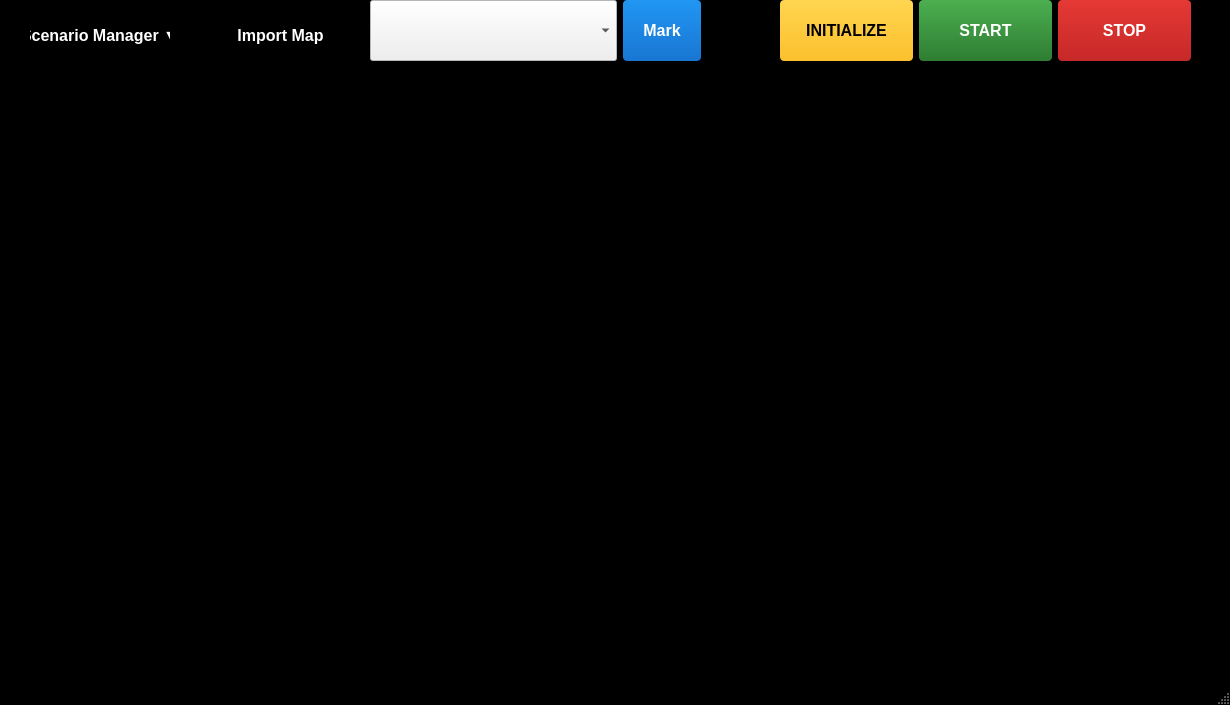
<?xml version="1.0" encoding="UTF-8"?>
<ui version="4.0">
 <class>CVistarPlanner</class>
 <widget class="QMainWindow" name="CVistarPlanner">
  <property name="geometry">
   <rect>
    <x>0</x>
    <y>0</y>
    <width>1230</width>
    <height>705</height>
   </rect>
  </property>
  <property name="palette">
   <palette>
    <active>
     <colorrole role="Base">
      <brush brushstyle="SolidPattern">
       <color alpha="255">
        <red>0</red>
        <green>0</green>
        <blue>0</blue>
       </color>
      </brush>
     </colorrole>
     <colorrole role="Window">
      <brush brushstyle="SolidPattern">
       <color alpha="255">
        <red>0</red>
        <green>0</green>
        <blue>0</blue>
       </color>
      </brush>
     </colorrole>
    </active>
    <inactive>
     <colorrole role="Base">
      <brush brushstyle="SolidPattern">
       <color alpha="255">
        <red>0</red>
        <green>0</green>
        <blue>0</blue>
       </color>
      </brush>
     </colorrole>
     <colorrole role="Window">
      <brush brushstyle="SolidPattern">
       <color alpha="255">
        <red>0</red>
        <green>0</green>
        <blue>0</blue>
       </color>
      </brush>
     </colorrole>
    </inactive>
    <disabled>
     <colorrole role="Base">
      <brush brushstyle="SolidPattern">
       <color alpha="255">
        <red>0</red>
        <green>0</green>
        <blue>0</blue>
       </color>
      </brush>
     </colorrole>
     <colorrole role="Window">
      <brush brushstyle="SolidPattern">
       <color alpha="255">
        <red>0</red>
        <green>0</green>
        <blue>0</blue>
       </color>
      </brush>
     </colorrole>
    </disabled>
   </palette>
  </property>
  <property name="windowTitle">
   <string>CVistarPlanner</string>
  </property>
  <widget class="QWidget" name="centralwidget">
   <layout class="QGridLayout" name="gridLayout">
    <property name="leftMargin">
     <number>0</number>
    </property>
    <property name="topMargin">
     <number>0</number>
    </property>
    <property name="rightMargin">
     <number>0</number>
    </property>
    <property name="bottomMargin">
     <number>0</number>
    </property>
    <property name="spacing">
     <number>0</number>
    </property>
    <item row="0" column="0">
     <widget class="CMapCanvas" name="mapCanvas" native="true">
      <property name="palette">
       <palette>
        <active>
         <colorrole role="Base">
          <brush brushstyle="SolidPattern">
           <color alpha="255">
            <red>0</red>
            <green>0</green>
            <blue>0</blue>
           </color>
          </brush>
         </colorrole>
         <colorrole role="Window">
          <brush brushstyle="SolidPattern">
           <color alpha="255">
            <red>0</red>
            <green>0</green>
            <blue>0</blue>
           </color>
          </brush>
         </colorrole>
        </active>
        <inactive>
         <colorrole role="Base">
          <brush brushstyle="SolidPattern">
           <color alpha="255">
            <red>0</red>
            <green>0</green>
            <blue>0</blue>
           </color>
          </brush>
         </colorrole>
         <colorrole role="Window">
          <brush brushstyle="SolidPattern">
           <color alpha="255">
            <red>0</red>
            <green>0</green>
            <blue>0</blue>
           </color>
          </brush>
         </colorrole>
        </inactive>
        <disabled>
         <colorrole role="Base">
          <brush brushstyle="SolidPattern">
           <color alpha="255">
            <red>0</red>
            <green>0</green>
            <blue>0</blue>
           </color>
          </brush>
         </colorrole>
         <colorrole role="Window">
          <brush brushstyle="SolidPattern">
           <color alpha="255">
            <red>0</red>
            <green>0</green>
            <blue>0</blue>
           </color>
          </brush>
         </colorrole>
        </disabled>
       </palette>
      </property>
      <widget class="QWidget" name="widget" native="true">
       <property name="geometry">
        <rect>
         <x>370</x>
         <y>0</y>
         <width>331</width>
         <height>61</height>
        </rect>
       </property>
       <property name="autoFillBackground">
        <bool>false</bool>
       </property>
       <layout class="QGridLayout" name="gridLayout_2">
        <item row="0" column="1">
         <widget class="QComboBox" name="comboBox_ObjectSelection">
          <property name="sizePolicy">
           <sizepolicy hsizetype="Expanding" vsizetype="Expanding">
            <horstretch>1</horstretch>
            <verstretch>0</verstretch>
           </sizepolicy>
          </property>
          <property name="minimumSize">
           <size>
            <width>0</width>
            <height>0</height>
           </size>
          </property>
          <property name="palette">
           <palette>
            <active>
             <colorrole role="Base">
              <brush brushstyle="SolidPattern">
               <color alpha="255">
                <red>255</red>
                <green>255</green>
                <blue>255</blue>
               </color>
              </brush>
             </colorrole>
             <colorrole role="Window">
              <brush brushstyle="SolidPattern">
               <color alpha="255">
                <red>255</red>
                <green>255</green>
                <blue>255</blue>
               </color>
              </brush>
             </colorrole>
            </active>
            <inactive>
             <colorrole role="Base">
              <brush brushstyle="SolidPattern">
               <color alpha="255">
                <red>255</red>
                <green>255</green>
                <blue>255</blue>
               </color>
              </brush>
             </colorrole>
             <colorrole role="Window">
              <brush brushstyle="SolidPattern">
               <color alpha="255">
                <red>255</red>
                <green>255</green>
                <blue>255</blue>
               </color>
              </brush>
             </colorrole>
            </inactive>
            <disabled>
             <colorrole role="Base">
              <brush brushstyle="SolidPattern">
               <color alpha="255">
                <red>255</red>
                <green>255</green>
                <blue>255</blue>
               </color>
              </brush>
             </colorrole>
             <colorrole role="Window">
              <brush brushstyle="SolidPattern">
               <color alpha="255">
                <red>255</red>
                <green>255</green>
                <blue>255</blue>
               </color>
              </brush>
             </colorrole>
            </disabled>
           </palette>
          </property>
          <property name="font">
           <font>
            <pointsize>12</pointsize>
            <bold>true</bold>
           </font>
          </property>
          <property name="autoFillBackground">
           <bool>false</bool>
          </property>
          <property name="styleSheet">
           <string notr="true">QPushButton {background-color:rgb(0,0,255)};</string>
          </property>
          <item>
           <property name="text">
            <string/>
           </property>
          </item>
          <item>
           <property name="text">
            <string>DRONE</string>
           </property>
          </item>
          <item>
           <property name="text">
            <string>DRONE_SWARM</string>
           </property>
          </item>
          <item>
           <property name="text">
            <string>FIGHTER</string>
           </property>
          </item>
          <item>
           <property name="text">
            <string>UAV</string>
           </property>
          </item>
          <item>
           <property name="text">
            <string>RADAR</string>
           </property>
          </item>
          <item>
           <property name="text">
            <string>LAUNCHER</string>
           </property>
          </item>
          <item>
           <property name="text">
            <string>MISSILE</string>
           </property>
          </item>
          <item>
           <property name="text">
            <string>ROUTE</string>
           </property>
          </item>
         </widget>
        </item>
        <item row="0" column="2">
         <widget class="QPushButton" name="pushButton_Mark">
          <property name="sizePolicy">
           <sizepolicy hsizetype="Minimum" vsizetype="Expanding">
            <horstretch>0</horstretch>
            <verstretch>0</verstretch>
           </sizepolicy>
          </property>
          <property name="font">
           <font>
            <pointsize>12</pointsize>
            <bold>true</bold>
           </font>
          </property>
          <property name="autoFillBackground">
           <bool>false</bool>
          </property>
          <property name="styleSheet">
           <string notr="true">QPushButton {background-color: qlineargradient(x1:0, y1:0, x2:0, y2:1, stop:0 #2196F3, stop:1 #1976D2); border: none;color: white; padding: 10px 20px;border-radius: 4px;}
    QPushButton:hover {background-color: qlineargradient(x1:0, y1:0, x2:0, y2:1, stop:0 #42A5F5, stop:1 #1E88E5);}
 QPushButton:pressed {background-color: #1565C0;}</string>
          </property>
          <property name="text">
           <string>Mark</string>
          </property>
         </widget>
        </item>
       </layout>
      </widget>
      <widget class="QWidget" name="widget_2" native="true">
       <property name="geometry">
        <rect>
         <x>780</x>
         <y>0</y>
         <width>411</width>
         <height>61</height>
        </rect>
       </property>
       <layout class="QGridLayout" name="gridLayout_3">
        <item row="0" column="0">
         <widget class="QPushButton" name="pushButton_Initialize">
          <property name="sizePolicy">
           <sizepolicy hsizetype="Minimum" vsizetype="Expanding">
            <horstretch>0</horstretch>
            <verstretch>0</verstretch>
           </sizepolicy>
          </property>
          <property name="font">
           <font>
            <pointsize>12</pointsize>
            <bold>true</bold>
           </font>
          </property>
          <property name="autoFillBackground">
           <bool>false</bool>
          </property>
          <property name="styleSheet">
           <string notr="true">QPushButton {background-color: qlineargradient(x1:0, y1:0, x2:0, y2:1, stop:0 #FFD54F, stop:1 #FBC02D); border: none;color: white; padding: 10px 20px;border-radius: 4px;color:black;}
    QPushButton:hover {background-color: qlineargradient(x1:0, y1:0, x2:0, y2:1, stop:0 #FFE082, stop:1 #FDD835);}
 QPushButton:pressed {background-color: #F9A825;}</string>
          </property>
          <property name="text">
           <string>INITIALIZE</string>
          </property>
         </widget>
        </item>
        <item row="0" column="1">
         <widget class="QPushButton" name="pushButton_Start">
          <property name="sizePolicy">
           <sizepolicy hsizetype="Minimum" vsizetype="Expanding">
            <horstretch>0</horstretch>
            <verstretch>0</verstretch>
           </sizepolicy>
          </property>
          <property name="font">
           <font>
            <pointsize>12</pointsize>
            <bold>true</bold>
           </font>
          </property>
          <property name="autoFillBackground">
           <bool>false</bool>
          </property>
          <property name="styleSheet">
           <string notr="true">QPushButton {background-color: qlineargradient(x1:0, y1:0, x2:0, y2:1, stop:0 #4CAF50, stop:1 #2E7D32); border: none;color: white; padding: 10px 20px;border-radius: 4px;}
    QPushButton:hover {background-color: qlineargradient(x1:0, y1:0, x2:0, y2:1, stop:0 #66BB6A, stop:1 #388E3C);}
 QPushButton:pressed {background-color: #1B5E20;}</string>
          </property>
          <property name="text">
           <string>START</string>
          </property>
         </widget>
        </item>
        <item row="0" column="2">
         <widget class="QPushButton" name="pushButton_Stop">
          <property name="sizePolicy">
           <sizepolicy hsizetype="Minimum" vsizetype="Expanding">
            <horstretch>0</horstretch>
            <verstretch>0</verstretch>
           </sizepolicy>
          </property>
          <property name="font">
           <font>
            <pointsize>12</pointsize>
            <bold>true</bold>
           </font>
          </property>
          <property name="autoFillBackground">
           <bool>false</bool>
          </property>
          <property name="styleSheet">
           <string notr="true">QPushButton {background-color: qlineargradient(x1:0, y1:0, x2:0, y2:1, stop:0 #E53935, stop:1 #C62828); border: none;color: white; padding: 10px 20px;border-radius: 4px;}
    QPushButton:hover {background-color: qlineargradient(x1:0, y1:0, x2:0, y2:1, stop:0 #EF5350, stop:1 #D32F2F);}
 QPushButton:pressed {background-color: #C62828;}</string>
          </property>
          <property name="text">
           <string>STOP</string>
          </property>
         </widget>
        </item>
       </layout>
      </widget>
      <widget class="QPushButton" name="pushButton_ImportMaps">
       <property name="geometry">
        <rect>
         <x>200</x>
         <y>10</y>
         <width>161</width>
         <height>51</height>
        </rect>
       </property>
       <property name="sizePolicy">
        <sizepolicy hsizetype="Expanding" vsizetype="Expanding">
         <horstretch>0</horstretch>
         <verstretch>0</verstretch>
        </sizepolicy>
       </property>
       <property name="font">
        <font>
         <pointsize>12</pointsize>
         <bold>true</bold>
        </font>
       </property>
       <property name="autoFillBackground">
        <bool>false</bool>
       </property>
       <property name="styleSheet">
        <string notr="true">QPushButton {
    background-color: qlineargradient(x1:0, y1:0, x2:0, y2:1,
                                      stop:0 #9C27B0,
                                      stop:1 #7B1FA2);
    border: none;
    color: white;
    padding: 10px 20px;
    border-radius: 8px;
}

QPushButton:hover {
    background-color: qlineargradient(x1:0, y1:0, x2:0, y2:1,
                                      stop:0 #AB47BC,
                                      stop:1 #8E24AA);
}

QPushButton:pressed {
    background-color: #6A1B9A;
}</string>
       </property>
       <property name="text">
        <string>Import Map</string>
       </property>
      </widget>
      <widget class="QPushButton" name="pushButton_ScenarioManagerMenu">
       <property name="geometry">
        <rect>
         <x>10</x>
         <y>10</y>
         <width>180</width>
         <height>51</height>
        </rect>
       </property>
       <property name="sizePolicy">
        <sizepolicy hsizetype="Expanding" vsizetype="Expanding">
         <horstretch>0</horstretch>
         <verstretch>0</verstretch>
        </sizepolicy>
       </property>
       <property name="font">
        <font>
         <pointsize>12</pointsize>
         <bold>true</bold>
        </font>
       </property>
       <property name="autoFillBackground">
        <bool>false</bool>
       </property>
       <property name="styleSheet">
        <string notr="true">QPushButton {
    background-color: qlineargradient(x1:0, y1:0, x2:0, y2:1,
                                      stop:0 #2196F3,
                                      stop:1 #1976D2);
    border: none;
    color: white;
    padding: 10px 20px;
    border-radius: 8px;
}

QPushButton:hover {
    background-color: qlineargradient(x1:0, y1:0, x2:0, y2:1,
                                      stop:0 #42A5F5,
                                      stop:1 #1E88E5);
}

QPushButton:pressed {
    background-color: #1565C0;
}

QPushButton::menu-indicator {
    image: none;
    width: 0px;
}</string>
       </property>
       <property name="text">
        <string>Scenario Manager ▼</string>
       </property>
      </widget>
     </widget>
    </item>
   </layout>
  </widget>
  <widget class="QStatusBar" name="statusBar">
   <property name="palette">
    <palette>
     <active>
      <colorrole role="WindowText">
       <brush brushstyle="SolidPattern">
        <color alpha="255">
         <red>255</red>
         <green>255</green>
         <blue>255</blue>
        </color>
       </brush>
      </colorrole>
      <colorrole role="Text">
       <brush brushstyle="SolidPattern">
        <color alpha="255">
         <red>255</red>
         <green>255</green>
         <blue>255</blue>
        </color>
       </brush>
      </colorrole>
      <colorrole role="ButtonText">
       <brush brushstyle="SolidPattern">
        <color alpha="255">
         <red>255</red>
         <green>255</green>
         <blue>255</blue>
        </color>
       </brush>
      </colorrole>
      <colorrole role="Base">
       <brush brushstyle="SolidPattern">
        <color alpha="255">
         <red>0</red>
         <green>0</green>
         <blue>0</blue>
        </color>
       </brush>
      </colorrole>
      <colorrole role="Window">
       <brush brushstyle="SolidPattern">
        <color alpha="255">
         <red>0</red>
         <green>0</green>
         <blue>0</blue>
        </color>
       </brush>
      </colorrole>
      <colorrole role="PlaceholderText">
       <brush brushstyle="SolidPattern">
        <color alpha="128">
         <red>255</red>
         <green>255</green>
         <blue>255</blue>
        </color>
       </brush>
      </colorrole>
     </active>
     <inactive>
      <colorrole role="WindowText">
       <brush brushstyle="SolidPattern">
        <color alpha="255">
         <red>255</red>
         <green>255</green>
         <blue>255</blue>
        </color>
       </brush>
      </colorrole>
      <colorrole role="Text">
       <brush brushstyle="SolidPattern">
        <color alpha="255">
         <red>255</red>
         <green>255</green>
         <blue>255</blue>
        </color>
       </brush>
      </colorrole>
      <colorrole role="ButtonText">
       <brush brushstyle="SolidPattern">
        <color alpha="255">
         <red>255</red>
         <green>255</green>
         <blue>255</blue>
        </color>
       </brush>
      </colorrole>
      <colorrole role="Base">
       <brush brushstyle="SolidPattern">
        <color alpha="255">
         <red>0</red>
         <green>0</green>
         <blue>0</blue>
        </color>
       </brush>
      </colorrole>
      <colorrole role="Window">
       <brush brushstyle="SolidPattern">
        <color alpha="255">
         <red>0</red>
         <green>0</green>
         <blue>0</blue>
        </color>
       </brush>
      </colorrole>
      <colorrole role="PlaceholderText">
       <brush brushstyle="SolidPattern">
        <color alpha="128">
         <red>255</red>
         <green>255</green>
         <blue>255</blue>
        </color>
       </brush>
      </colorrole>
     </inactive>
     <disabled>
      <colorrole role="WindowText">
       <brush brushstyle="SolidPattern">
        <color alpha="255">
         <red>255</red>
         <green>255</green>
         <blue>255</blue>
        </color>
       </brush>
      </colorrole>
      <colorrole role="Text">
       <brush brushstyle="SolidPattern">
        <color alpha="255">
         <red>255</red>
         <green>255</green>
         <blue>255</blue>
        </color>
       </brush>
      </colorrole>
      <colorrole role="ButtonText">
       <brush brushstyle="SolidPattern">
        <color alpha="255">
         <red>255</red>
         <green>255</green>
         <blue>255</blue>
        </color>
       </brush>
      </colorrole>
      <colorrole role="Base">
       <brush brushstyle="SolidPattern">
        <color alpha="255">
         <red>0</red>
         <green>0</green>
         <blue>0</blue>
        </color>
       </brush>
      </colorrole>
      <colorrole role="Window">
       <brush brushstyle="SolidPattern">
        <color alpha="255">
         <red>0</red>
         <green>0</green>
         <blue>0</blue>
        </color>
       </brush>
      </colorrole>
      <colorrole role="PlaceholderText">
       <brush brushstyle="SolidPattern">
        <color alpha="128">
         <red>255</red>
         <green>255</green>
         <blue>255</blue>
        </color>
       </brush>
      </colorrole>
     </disabled>
    </palette>
   </property>
   <property name="font">
    <font>
     <pointsize>15</pointsize>
     <italic>true</italic>
     <bold>true</bold>
    </font>
   </property>
   <property name="autoFillBackground">
    <bool>true</bool>
   </property>
   <property name="styleSheet">
    <string notr="true">color:white</string>
   </property>
  </widget>
 </widget>
 <customwidgets>
  <customwidget>
   <class>CMapCanvas</class>
   <extends>QWidget</extends>
   <header>MapDisplay/cmapcanvas.h</header>
   <container>1</container>
  </customwidget>
 </customwidgets>
 <resources/>
 <connections/>
</ui>
